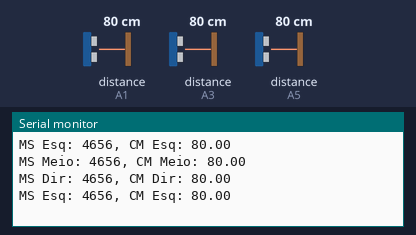
The sketch below on a simulated Arduino Uno, built with avr-gcc and run on an emulated ATmega328P. Parts: the last lines printed to the serial monitor. The test bench sets the inputs (shaded band); at power-on: distance to the obstacle (sensors on A1, A3, A5) 80 cm. The echo pulse lasts 58.3 µs per cm.

Above: at 10.3 s.
10.4 s: distance to the obstacle (sensor on A1) set to 2 cm
At 12.1 s:
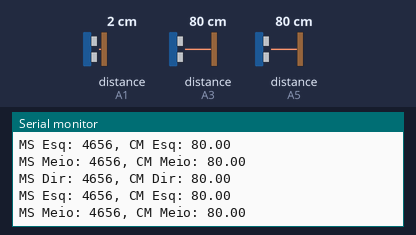
19.9 s: distance to the obstacle (sensor on A3) set to 2 cm
At 24.6 s:
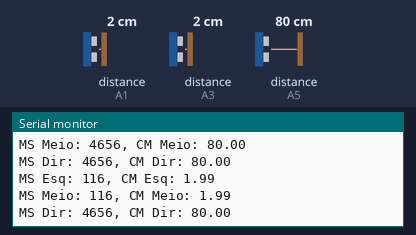
29.4 s: distance to the obstacle (sensor on A5) set to 2 cm
At 30.8 s:
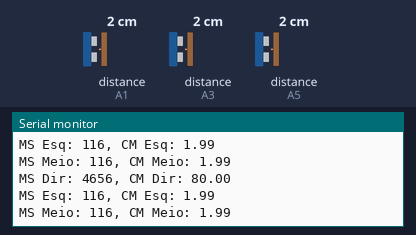
38.9 s: distance to the obstacle (sensor on A1) set to 4 cm
At 40.6 s:
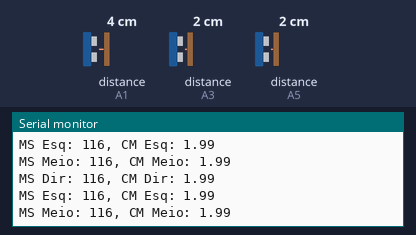
48.4 s: distance to the obstacle (sensor on A3) set to 4 cm
At 50.4 s:
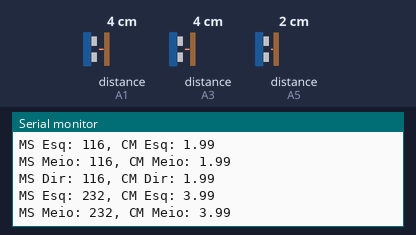
57.9 s: distance to the obstacle (sensor on A5) set to 4 cm
At 62.5 s:
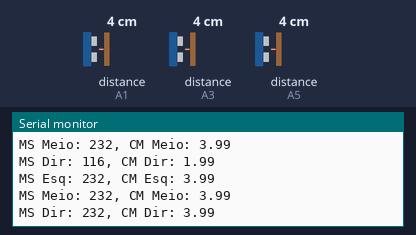
Timing chart, 0 to 64.0 s (numbered marks = the images above; inputs shaded):
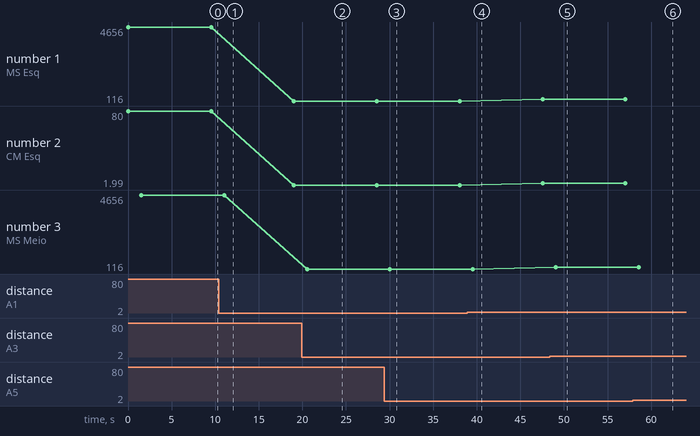

Measured:
- after the input at 19.9 s, the serial monitor: prints a new line after 0.64 s (image 2)
- after the input at 48.4 s, the serial monitor: prints a new line after 0.66 s (image 5)
- after the input at 57.9 s, the serial monitor: prints a new line after 3.7 s (image 6)
- plotted number 1: 4656 → 116 after the input at 10.4 s, 116 → 232 after the input at 38.9 s
- plotted number 2: 80 → 1.99 after the input at 10.4 s, 1.99 → 3.99 after the input at 38.9 s

The sketch:

Ultrasonic_botnroll.ino
```cpp
/*
 * HCSR04Ultrasonic/examples/UltrasonicDemo/UltrasonicDemo.pde
 *
 * SVN Keywords
 * ----------------------------------
 * $Author: cnobile $
 * $Date: 2011-09-17 02:43:12 -0400 (Sat, 17 Sep 2011) $
 * $Revision: 29 $
 * ----------------------------------
 */

#include <Ultrasonic.h>

#define TrigEsq  A0
#define EchoEsq  A1
#define TrigMeio A2
#define EchoMeio A3
#define TrigDir A4
#define EchoDir A5
Ultrasonic ultrasonicEsq(TrigEsq, EchoEsq);
Ultrasonic ultrasonicMeio(TrigMeio, EchoMeio);
Ultrasonic ultrasonicDir(TrigDir, EchoDir);


void setup()
  {
  Serial.begin(9600);
  }

void loop()
  {

  // Sensor da Esquerda

  float CMEsq;
  long MSEsq = ultrasonicEsq.timing();

  CMEsq = ultrasonicEsq.convert(MSEsq, Ultrasonic::CM);
  Serial.print("MS Esq: ");
  Serial.print(MSEsq);
  Serial.print(", CM Esq: ");
  Serial.println(CMEsq);
  delay(1500);

  //Sensor do Meio

  float CMMeio;
  long MSMeio = ultrasonicMeio.timing();

  CMMeio = ultrasonicMeio.convert(MSMeio, Ultrasonic::CM);
  Serial.print("MS Meio: ");
  Serial.print(MSMeio);
  Serial.print(", CM Meio: ");
  Serial.println(CMMeio);
  delay(3000);

  //Sensor da Direita


  float CMDir;
  long MSDir = ultrasonicDir.timing();

  CMDir = ultrasonicDir.convert(MSDir, Ultrasonic::CM);
  Serial.print("MS Dir: ");
  Serial.print(MSDir);
  Serial.print(", CM Dir: ");
  Serial.println(CMDir);
  delay(5000);


  }
```
